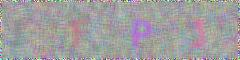
#> input picture 0010/11-46-59-code.jpg, 240 x 60 px
$ python 0010_x.py
#> lines starting #> are read from the running program, lines starting #| are printed output that depends on the picture
from PIL import Image, ImageFilter

im = Image.open('11-46-59-code.jpg')
#> im is the input picture: PIL image 240x60 RGB; mean R, G, B 160.3, 157.8, 159.5
im2 = im.filter(ImageFilter.SHARPEN)
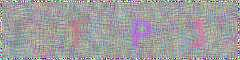
#> im2: PIL image 240x60 RGB; mean R, G, B 160.2, 157.8, 159.5
im2.save('sharpen.jpg', 'jpeg')

$ run again, with 0010/11-45-45-code.jpg copied over 0010/11-46-59-code.jpg
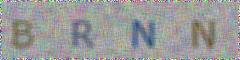
#> input picture 0010/11-45-45-code.jpg, 240 x 60 px
#> im is the input picture: PIL image 240x60 RGB; mean R, G, B 154.6, 154.7, 154.3
#> `im2 = im.filter(ImageFilter.SHARPEN)`:
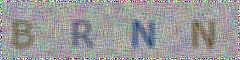
#> im2: PIL image 240x60 RGB; mean R, G, B 154.5, 154.7, 154.3

$ run again, with 0010/11-46-11-code.jpg copied over 0010/11-46-59-code.jpg
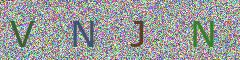
#> input picture 0010/11-46-11-code.jpg, 240 x 60 px
#> im is the input picture: PIL image 240x60 RGB; mean R, G, B 154, 156.3, 155.1
#> `im2 = im.filter(ImageFilter.SHARPEN)`:
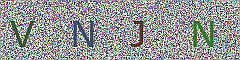
#> im2: PIL image 240x60 RGB; mean R, G, B 150.7, 152.8, 151.9

$ run again, with 0010/11-46-39-code.jpg copied over 0010/11-46-59-code.jpg
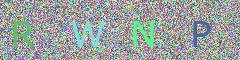
#> input picture 0010/11-46-39-code.jpg, 240 x 60 px
#> im is the input picture: PIL image 240x60 RGB; mean R, G, B 155.3, 162.3, 160.1
#> `im2 = im.filter(ImageFilter.SHARPEN)`:
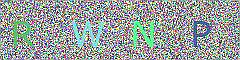
#> im2: PIL image 240x60 RGB; mean R, G, B 152.1, 158.7, 156.7
